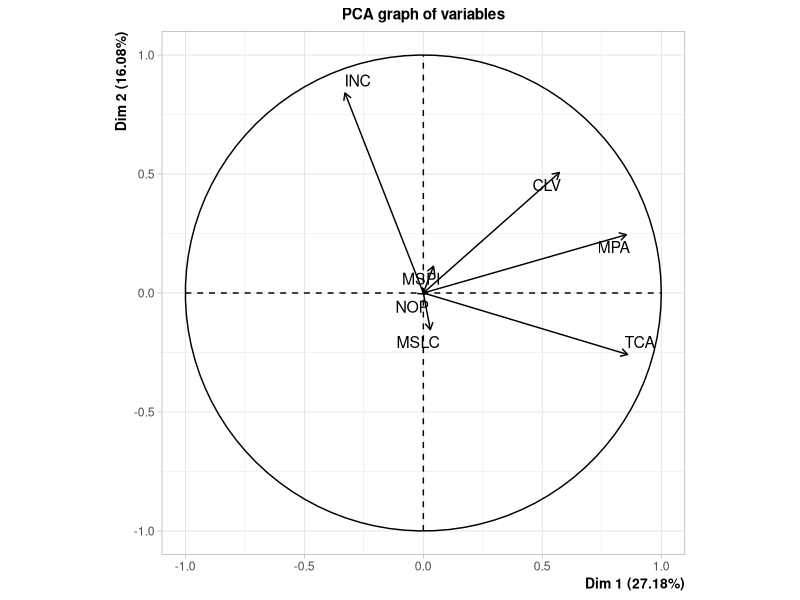
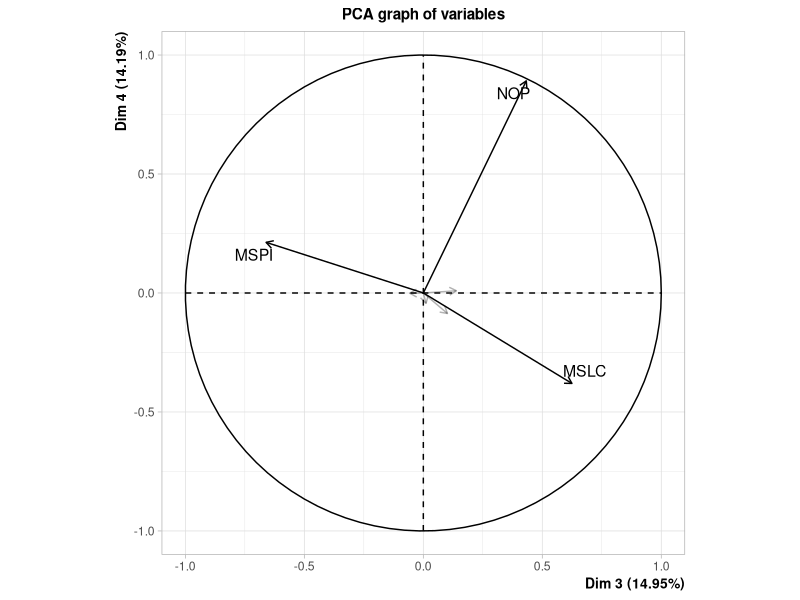
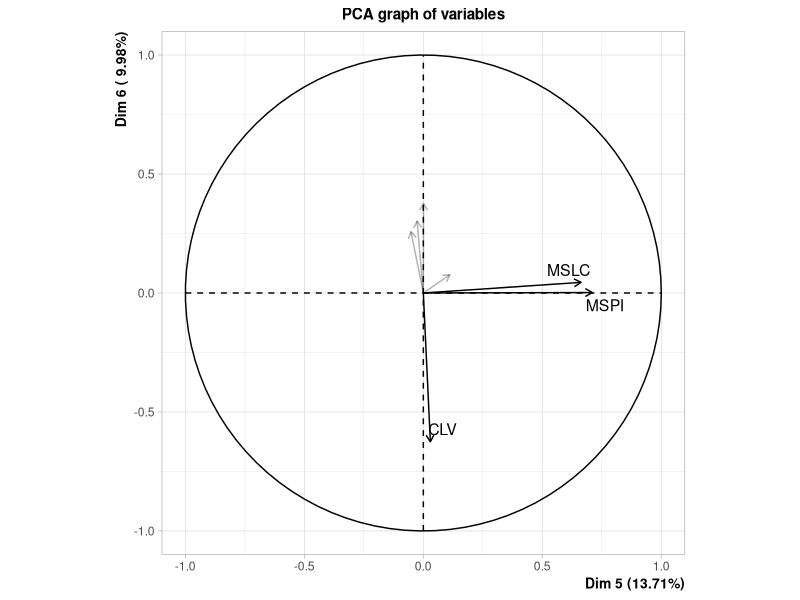
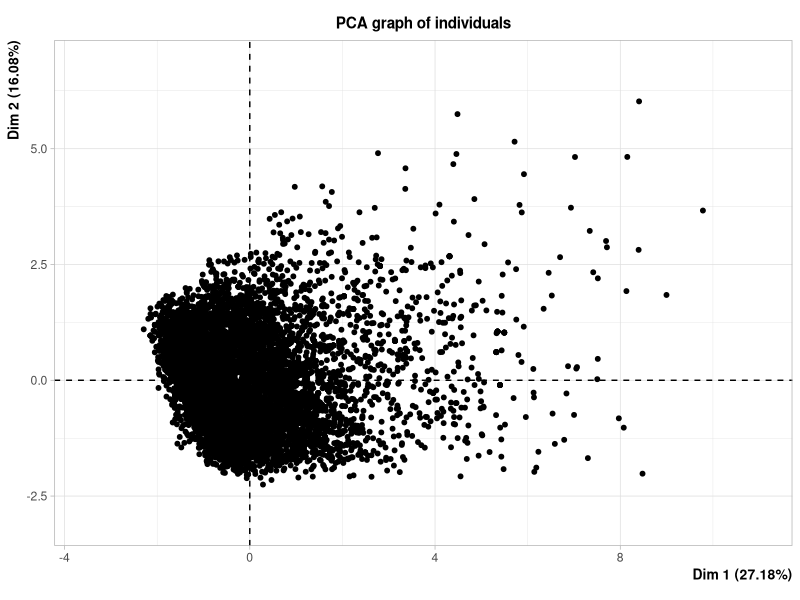
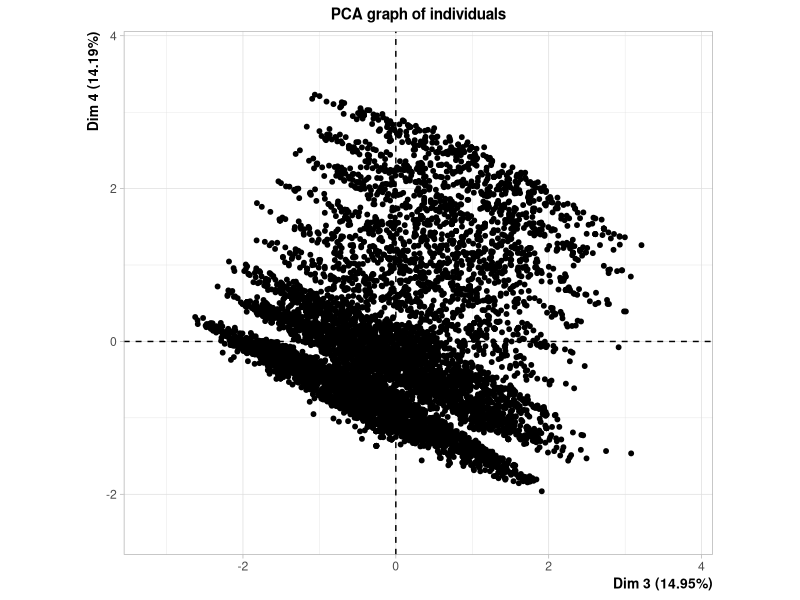
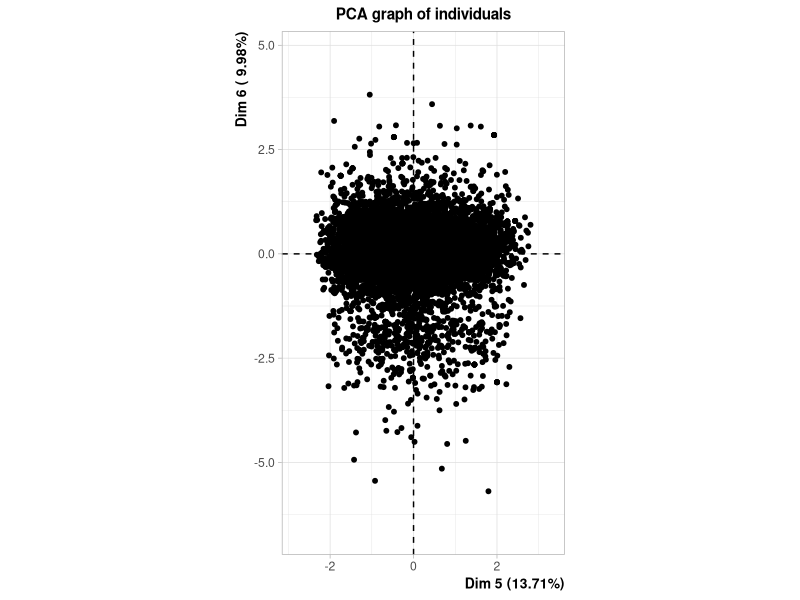
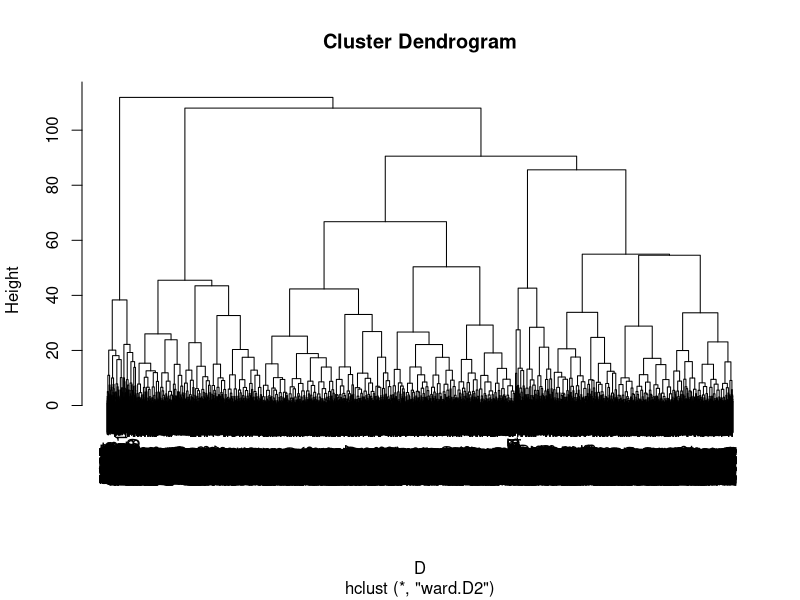
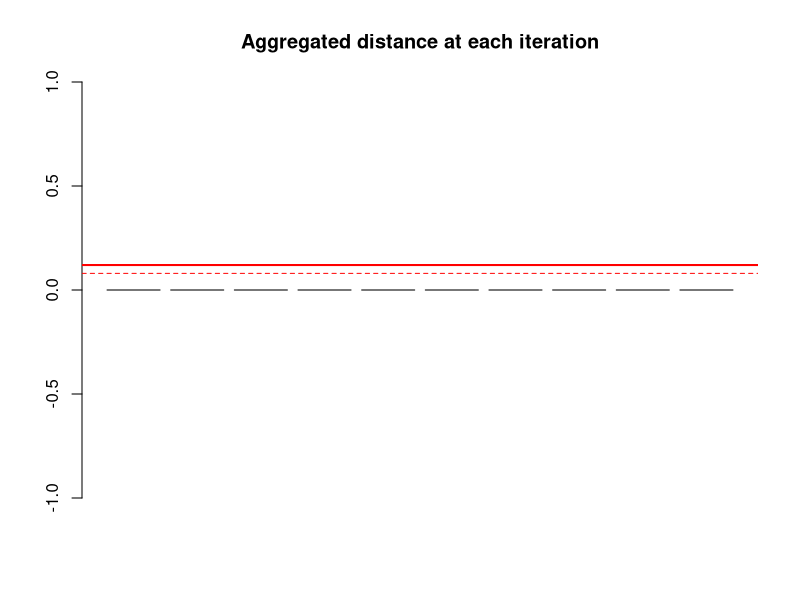

Write the R code that produced these figures, in order. (Note: this script raises an error after producing the figures.)
#####  READING CREDSCO_BIN

setwd("D:/UPC/ME/ME_SCRIPTS/")
dd <- read.table("database_pre.csv",header=T, sep=";");
             
##### PCA with FactoMineR
install.packages("FactoMineR")
library(FactoMineR)

### Perform PCA
?PCA
res.pca<-PCA(dd, ncp = 7, quali.sup = c(1,3,4,5,6,7,9,10,15,17,18),graph=FALSE)
res.pca

# Eigenvalues
res.pca$eig

### PCA graphs
?plot.PCA

### Plot for the variables
plot(res.pca,choix="var",axes=c(1,2))
plot(res.pca,choix="var",axes=c(3,4),select = "cos2 0.3")
plot(res.pca,choix="var",axes=c(5,6),select = "cos2 0.3")

### Plot for the individuals
plot(res.pca,choix="ind",invisible="quali",axes=c(1,2),label="none")
plot(res.pca,choix="ind",invisible="quali",axes=c(3,4),label="none")
plot(res.pca,choix="ind",invisible="quali",axes=c(5,6),label="none")

############################################################
# CLUSTERING WITH THE PRINCIPAL COMPONENTS

# Compute distances
Psi<-res.pca$ind$coord
D = dist(Psi)

# Hierarchical clustering
hc <- hclust(D, method = "ward.D2") 
plot(hc)
barplot(hc$height[1:10],main="Aggregated distance at each iteration")

# How many clusters?
abline(h=0.12,col="red",lwd=2)
abline(h=0.08,col="red",lty=2)

# Number of clusters
nc = 5

# Cut tree
clus1<- cutree(hc,nc)
table(clus1)

# Representation of the clusters on the first principal plane
plot(Psi, col=as.numeric(clus1))
abline(h=0,v=0,col="gray")
legend("topright",c("c1","c2","c3"),pch=1,col=c(1:3))

# The quality of partition
cdg <- aggregate(as.data.frame(Psi),list(clus1),mean)[,2:7]
Bss <- sum(rowSums(cdg^2)*as.numeric(table(clus1)))
Tss <- sum(rowSums(Psi^2))
100*Bss/Tss

# Consolidate the partition
clus2<-kmeans(Psi[,2:7],centers=cdg)
clus2$size

Bss <- sum(rowSums(clus2$centers^2)*clus2$size)
Wss <- sum(clus2$withinss)
100*Bss/(Bss+Wss)

# Clusters on the first principal plane after consolidation
plot(Psi, col=as.numeric(clus2$cluster))
abline(h=0,v=0,col="gray")
legend("topright",c("c1","c2","c3"),pch=1,col=c(1:3))

####################################################
#### Hierarchical Clustering on Principle Components with FactoMineR

?HCPC
res.hcpc<-HCPC(res.pca)
names(res.hcpc)

### Description of the partition

### desc.var ###
### A. The description of the clusters by the variables ###
names(res.hcpc$desc.var)
?catdes

### desc.var$test.chi2 ###
### A.1. The categorical variables which characterizes the clusters ###
res.hcpc$desc.var$test.chi2
DictamenXClus<-table(res.hcpc$data.clust$LOCC,res.hcpc$data.clust$clust)
sweep(DictamenXClus,2,apply(DictamenXClus,2,sum),"/")

### desc.var$category ###
### A.2. The description of each cluster by the categories ##
res.hcpc$desc.var$category
positiuXclust1<-table(res.hcpc$data.clust$LOCC,res.hcpc$data.clust$clust)[2,1]
positiu<-sum(res.hcpc$data.clust$Dictamen=="positiu",na.rm=TRUE)
clust1<-sum(res.hcpc$data.clust$clust=="1")
N<-nrow(res.hcpc$data.clust)
positiuXclust1/positiu ###Cla/Mod
positiuXclust1/clust1 ###Mod/Cla
positiu/N ###Global

### desc.var$quanti.var ###
### A.3. The quantitative variables which characterizes the clusters ###
res.hcpc$desc.var$quanti.var
summary(lm(res.hcpc$data.clust$INC~res.hcpc$data.clust$clust))
summary(lm(res.hcpc$data.clust$CLV ~res.hcpc$data.clust$clust))

### desc.var$quanti ###
### A.4. The description of each cluster by the quantitative variables ###
res.hcpc$desc.var$quanti
mean(res.hcpc$data.clust$NOP[res.hcpc$data.clust$clust==1])
mean(res.hcpc$data.clust$NOP)
sd(res.hcpc$data.clust$NOP[res.hcpc$data.clust$clust==1])
sd(res.hcpc$data.clust$NOP)

### desc.axes ###
### B. The description of the clusters by the axes ###
names(res.hcpc$desc.axes)
res.hcpc$desc.axes$quanti.var
res.hcpc$desc.axes$quanti

### desc.ind ###
### C. The description of the clusters by the individuals ###
names(res.hcpc$desc.ind)
res.hcpc$desc.ind$para
res.hcpc$desc.ind$dist

para1<-which(rownames(res.pca$ind$coord)%in%names(res.hcpc$desc.ind$para[[1]]))
para2<-which(rownames(res.pca$ind$coord)%in%names(res.hcpc$desc.ind$para[[2]]))
para3<-which(rownames(res.pca$ind$coord)%in%names(res.hcpc$desc.ind$para[[3]]))
dist1<-which(rownames(res.pca$ind$coord)%in%names(res.hcpc$desc.ind$dist[[1]]))
dist2<-which(rownames(res.pca$ind$coord)%in%names(res.hcpc$desc.ind$dist[[2]]))
dist3<-which(rownames(res.pca$ind$coord)%in%names(res.hcpc$desc.ind$dist[[3]]))

points(res.pca$ind$coord[para1,1],res.pca$ind$coord[para1,2],col="blue",cex=2,pch=16)
points(res.pca$ind$coord[dist1,1],res.pca$ind$coord[dist1,2],col="orange",cex=2,pch=16)
points(res.pca$ind$coord[para2,1],res.pca$ind$coord[para2,2],col="blue",cex=2,pch=16)
points(res.pca$ind$coord[dist2,1],res.pca$ind$coord[dist2,2],col="orange",cex=2,pch=16)
points(res.pca$ind$coord[para3,1],res.pca$ind$coord[para3,2],col="blue",cex=2,pch=16)
points(res.pca$ind$coord[dist3,1],res.pca$ind$coord[dist3,2],col="orange",cex=2,pch=16)

### Characteristics of the more typical and more rare individuals 
res.hcpc$data.clust[which(rownames(res.hcpc$data.clust)%in%names(res.hcpc$desc.ind$para[[1]])),]
res.hcpc$data.clust[which(rownames(res.hcpc$data.clust)%in%names(res.hcpc$desc.ind$dist[[1]])),]
res.hcpc$data.clust[which(rownames(res.hcpc$data.clust)%in%names(res.hcpc$desc.ind$para[[2]])),]
res.hcpc$data.clust[which(rownames(res.hcpc$data.clust)%in%names(res.hcpc$desc.ind$dist[[2]])),]
res.hcpc$data.clust[which(rownames(res.hcpc$data.clust)%in%names(res.hcpc$desc.ind$para[[3]])),]
res.hcpc$data.clust[which(rownames(res.hcpc$data.clust)%in%names(res.hcpc$desc.ind$dist[[3]])),]

### call ###
### Other parameters and objects of HCPC ###
names(res.hcpc$call)

### call$t ###
### Results for the hierarchical tree ###
names(res.hcpc$call$t)
### Results for the PCA ###
res.hcpc$call$t$res
### The suggested level to cut the tree  ###
res.hcpc$call$t$nb.clust
### Within inertias ###
res.hcpc$call$t$within[1:5]
### Ratio between within inertias ###
res.hcpc$call$t$quot[1:5]
### Inertia gain ###
res.hcpc$call$t$inert.gain[1:5]

##########################################################
### Suggested level to cut tree (Original space) 
dcon <- dd[,c(2,4,5,9:16)]
d  <- dist(dcon)
h1 <- hclust(d,method="ward.D")
plot(h1)

library(cluster)
actives<-c(2,8,11,12,13,14,16)
dissimMatrix <- daisy(dd[,actives], metric = "gower", stand=TRUE)
distMatrix<-dissimMatrix^2
h2 <- hclust(distMatrix,method="ward.D")
plot(h2)

### Function suggested level
suggested.level<-function(hc,min=3,max=10){
if(min<2) stop("Min should be equal or higher than 2")
intra <- rev(cumsum(hc$height))
quot <- intra[min:(max)]/intra[(min - 1):(max - 1)]
nb.clust = which.min(quot) + min - 1
return(nb.clust)
}

### 
suggested.level(h1)
suggested.level(h2)
